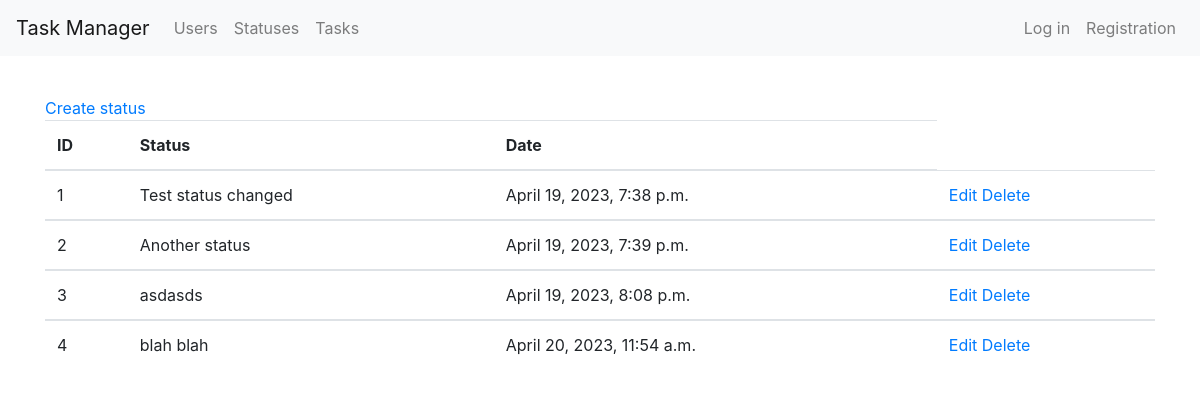
Screenshot of /statuses/ with the database file from the repository.
### statuses/models.py (models this page shows, shortened)
class Statuses(models.Model):
    name = models.CharField(max_length=120)
    date = models.DateTimeField(auto_now_add=True)

### statuses/views.py (the view)
# urls.py: path('', views.StatusesListView.as_view(), name='status_list'),
class StatusesListView(ListView):
    model = Statuses
    template_name = 'statuses/statuses_list.html'

### statuses/templates/statuses/statuses_list.html
{% extends 'main_page/base.html' %}
{% block body %}
    <a href="{% url 'create_status' %}">Create status</a>
    <table class="table">
        <thead>
            <tr>
                <th>ID</th>
                <th>Status</th>
                <th>Date</th>
            </tr>
        </thead>
        {% for item in object_list %}
        <tbody>
            <tr>
                <td>{{ item.id }}</td>
                <td>{{ item.name }}</td>
                <td>{{ item.date }}</td>
                <td>
                    <a href="{% url 'edit_status' pk=item.id %}">Edit</a>
                    <a href="{% url 'delete_status' pk=item.id %}">Delete</a>
                </td>
            </tr>
        {% endfor %}
        </tbody>
    </table>
{% endblock %}

### rows the page displays
Statuses: id "1", name "Test status changed", date "April 19, 2023, 7:38 p.m."
Statuses: id "2", name "Another status", date "April 19, 2023, 7:39 p.m."
Statuses: id "3", name "asdasds", date "April 19, 2023, 8:08 p.m."
Statuses: id "4", name "blah blah", date "April 20, 2023, 11:54 a.m."
